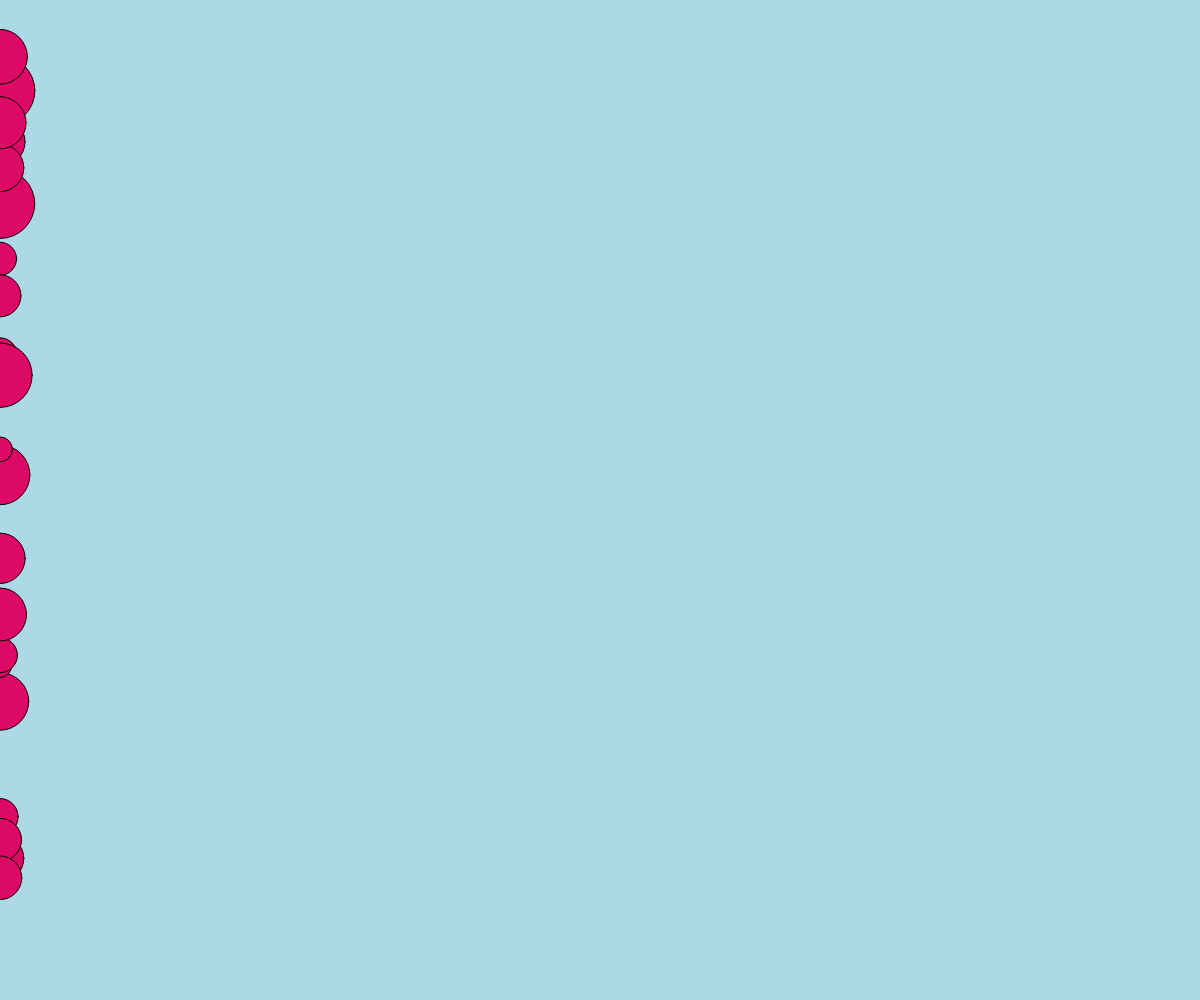
Frame 1 (no input)
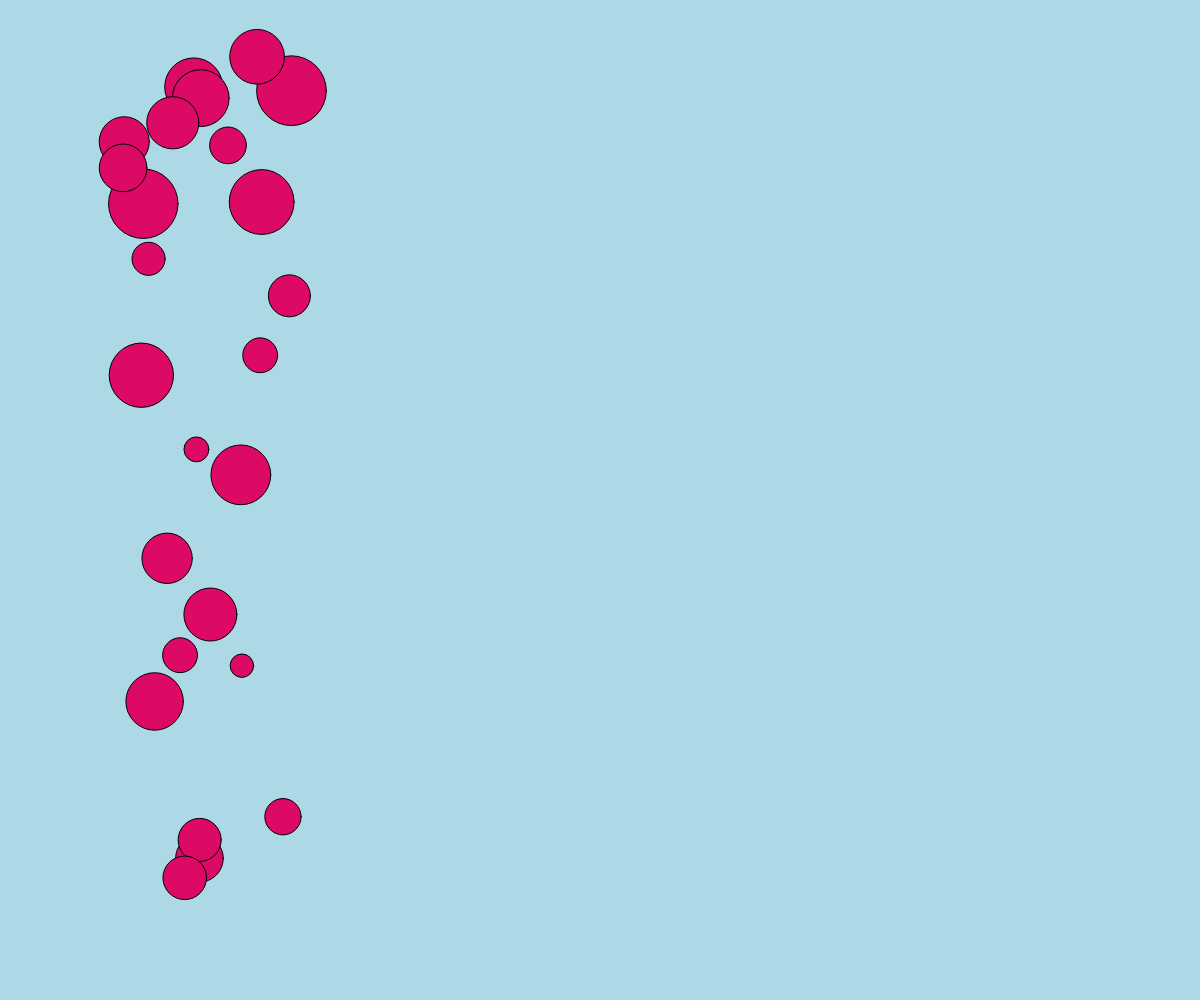
Frame 60 (no input)
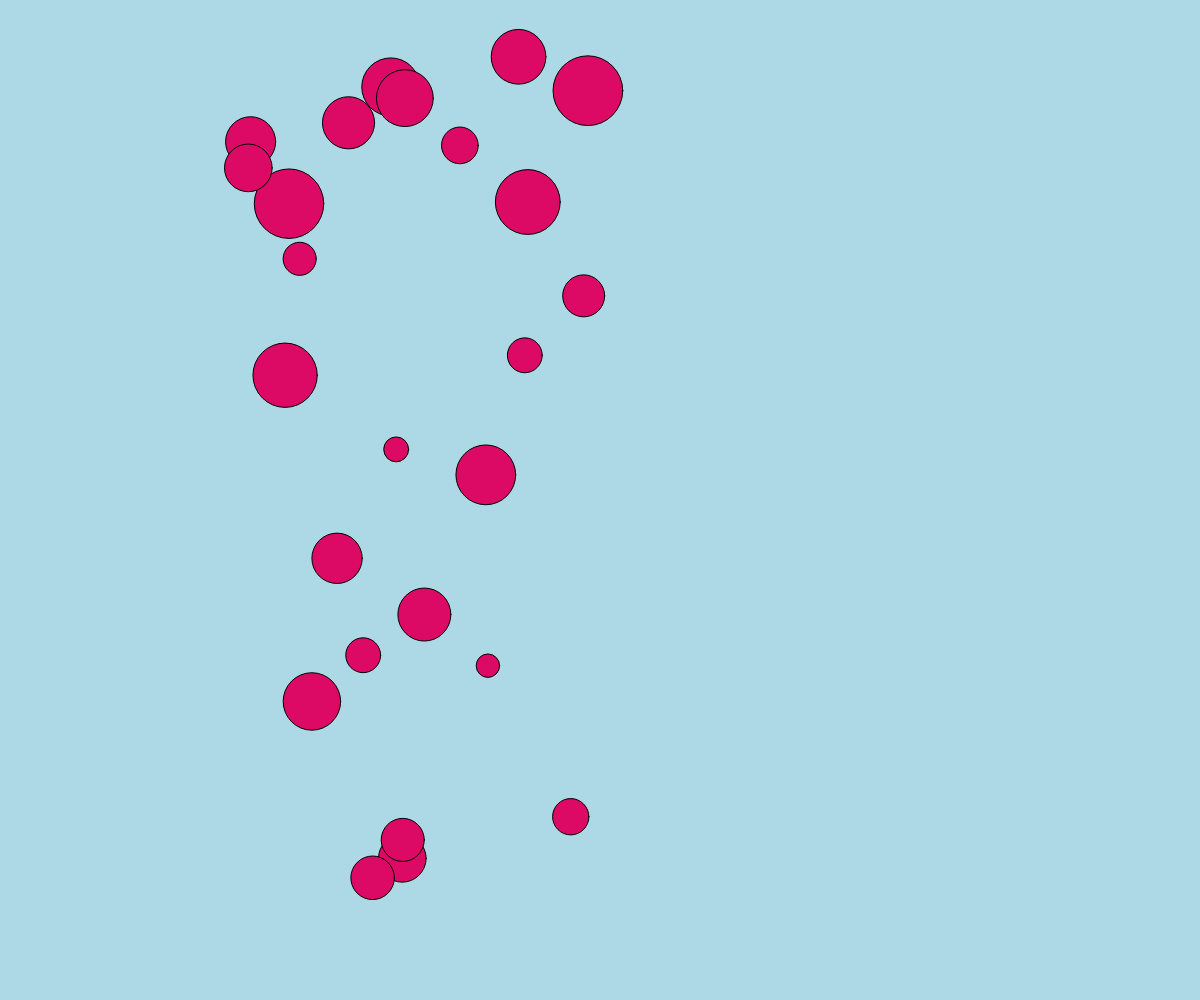
Frame 120 (the mouse pressed at the canvas centre since frame 60)

The p5.js sketch that drew these frames (run headless with seeded random() and noise() and a simulated clock; from frame 60 on, the mouse is pressed at the canvas centre):

// p5.js sketch
// ── sketch.js
let xPos = []; 
let yPos = [];
let xVel = [];
let cDiam = [];

let numCircles = 25; 

function setup() {
  createCanvas(windowWidth, windowHeight);
  for( let i = 0; i<numCircles; i++){
  xPos.push(0);
  yPos.push(random(30, height-30)); 
  xVel.push(random(2,5)); 
  cDiam.push(random(20,70)); 
  }
}

function draw() {
  background("lightblue");
  fill(220, 10, 100);
  for(let i =0; i<numCircles; i+=1) {
  // draw circle
  ellipse(xPos[i], yPos[i], cDiam[i], cDiam[i]);
  // update pos
  xPos[i] = xPos[i] + xVel[i];
  // if reset is needed: pick random diameter and reset x
  if (xPos[i] > width + cDiam[i]) {
    cDiam[i] = random(20, 75);
    xPos[i] = 0 - cDiam[i];
  }
  }
}
